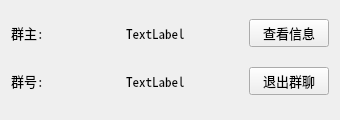
<?xml version="1.0" encoding="UTF-8"?>
<ui version="4.0">
 <class>groupItem</class>
 <widget class="QWidget" name="groupItem">
  <property name="geometry">
   <rect>
    <x>0</x>
    <y>0</y>
    <width>340</width>
    <height>120</height>
   </rect>
  </property>
  <property name="windowTitle">
   <string>Form</string>
  </property>
  <layout class="QVBoxLayout" name="verticalLayout">
   <item>
    <layout class="QHBoxLayout" name="horizontalLayout_2">
     <item>
      <widget class="QLabel" name="label">
       <property name="minimumSize">
        <size>
         <width>50</width>
         <height>0</height>
        </size>
       </property>
       <property name="font">
        <font>
         <family>Noto Sans Mono CJK SC</family>
         <pointsize>10</pointsize>
        </font>
       </property>
       <property name="text">
        <string>群主:</string>
       </property>
      </widget>
     </item>
     <item>
      <spacer name="horizontalSpacer_2">
       <property name="orientation">
        <enum>Qt::Horizontal</enum>
       </property>
       <property name="sizeHint" stdset="0">
        <size>
         <width>40</width>
         <height>20</height>
        </size>
       </property>
      </spacer>
     </item>
     <item>
      <widget class="QLabel" name="nameLab">
       <property name="font">
        <font>
         <family>Noto Sans Mono CJK SC</family>
         <pointsize>10</pointsize>
        </font>
       </property>
       <property name="text">
        <string>TextLabel</string>
       </property>
      </widget>
     </item>
     <item>
      <spacer name="horizontalSpacer">
       <property name="orientation">
        <enum>Qt::Horizontal</enum>
       </property>
       <property name="sizeHint" stdset="0">
        <size>
         <width>40</width>
         <height>20</height>
        </size>
       </property>
      </spacer>
     </item>
     <item>
      <widget class="QPushButton" name="detailBtm">
       <property name="font">
        <font>
         <family>Noto Sans Mono CJK SC</family>
         <pointsize>10</pointsize>
        </font>
       </property>
       <property name="text">
        <string>查看信息</string>
       </property>
      </widget>
     </item>
    </layout>
   </item>
   <item>
    <layout class="QHBoxLayout" name="horizontalLayout">
     <item>
      <widget class="QLabel" name="label_2">
       <property name="minimumSize">
        <size>
         <width>50</width>
         <height>0</height>
        </size>
       </property>
       <property name="font">
        <font>
         <family>Noto Sans Mono CJK SC</family>
         <pointsize>10</pointsize>
        </font>
       </property>
       <property name="text">
        <string>群号:</string>
       </property>
      </widget>
     </item>
     <item>
      <spacer name="horizontalSpacer_5">
       <property name="orientation">
        <enum>Qt::Horizontal</enum>
       </property>
       <property name="sizeHint" stdset="0">
        <size>
         <width>13</width>
         <height>40</height>
        </size>
       </property>
      </spacer>
     </item>
     <item>
      <widget class="QLabel" name="idLab">
       <property name="font">
        <font>
         <family>Noto Sans Mono CJK SC</family>
         <pointsize>10</pointsize>
        </font>
       </property>
       <property name="text">
        <string>TextLabel</string>
       </property>
      </widget>
     </item>
     <item>
      <spacer name="horizontalSpacer_6">
       <property name="orientation">
        <enum>Qt::Horizontal</enum>
       </property>
       <property name="sizeHint" stdset="0">
        <size>
         <width>13</width>
         <height>40</height>
        </size>
       </property>
      </spacer>
     </item>
     <item>
      <widget class="QPushButton" name="delelteBtm">
       <property name="font">
        <font>
         <family>Noto Sans Mono CJK SC</family>
         <pointsize>10</pointsize>
        </font>
       </property>
       <property name="text">
        <string>退出群聊</string>
       </property>
      </widget>
     </item>
    </layout>
   </item>
  </layout>
 </widget>
 <resources/>
 <connections/>
</ui>
